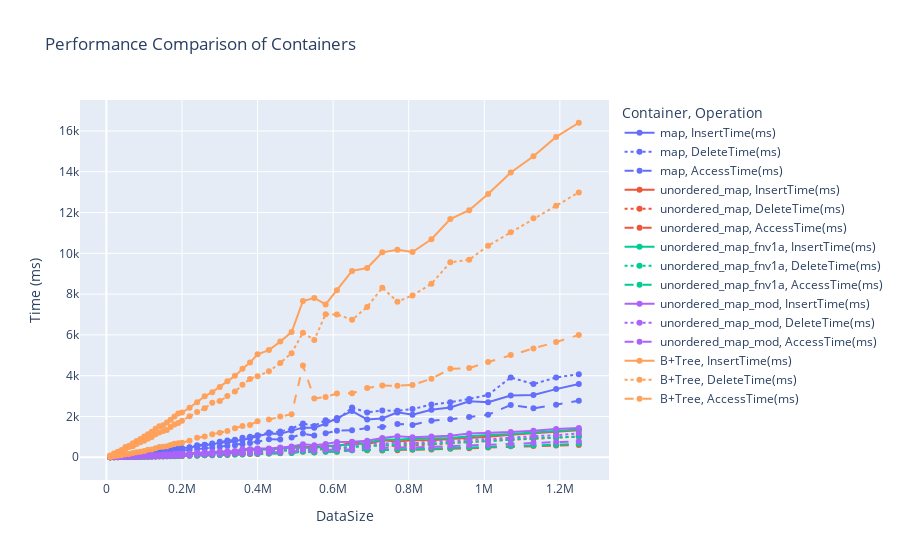

Notebook cell for this chart:
### Code cell
import pandas as pd
import plotly.express as px

# Read CSV data into a DataFrame
df = pd.read_csv("../data/results/benchmark1_results.csv")

# Melt the DataFrame to have Operation and Time columns
df_melted = df.melt(
    id_vars=["Container", "DataSize"],
    value_vars=["InsertTime(ms)", "DeleteTime(ms)", "AccessTime(ms)"],
    var_name="Operation",
    value_name="Time (ms)",
)

# Create a line plot
fig = px.line(
    df_melted,
    x="DataSize",
    y="Time (ms)",
    color="Container",
    line_dash="Operation",
    markers=True,
    title="Performance Comparison of Containers",
)

fig.show()
